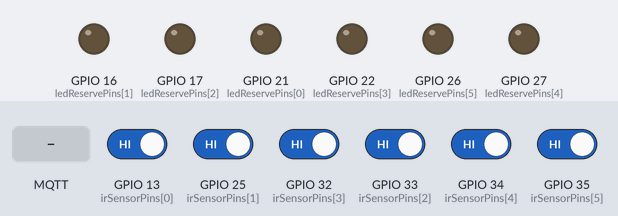
The sketch below on a simulated ESP32. Parts: output pins drawn as LEDs (lit = HIGH). The inputs (shaded band) are chosen by the test bench; at power-on: GPIO 13 (irSensorPins[0]), GPIO 25 (irSensorPins[1]), GPIO 32 (irSensorPins[3]), GPIO 33 (irSensorPins[2]), GPIO 34 (irSensorPins[4]), GPIO 35 (irSensorPins[5]) HIGH. WiFi joins after 1.5 s; servers stay silent unless stated; random numbers use the default seed unless the sketch sets one; no MQTT or app messages arrive unless stated; what the sketch prints to the serial monitor is not drawn.

Above: at 2.7 s.
2.8 s: MQTT message "true" arrives on the first subscribed topic
At 3.4 s:
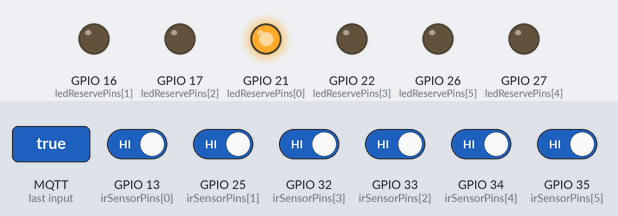
4.3 s: MQTT message "true" arrives on the second subscribed topic
At 4.6 s:
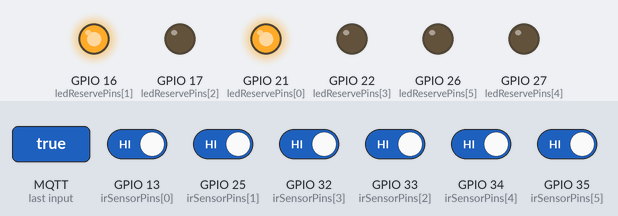
5.8 s: MQTT message "1" arrives on the first subscribed topic
At 6.9 s:
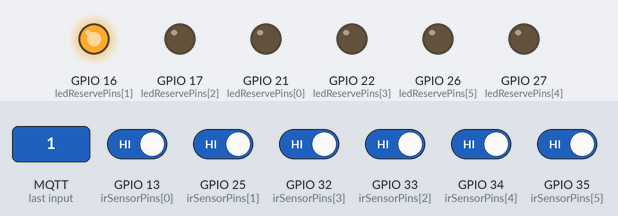
7.3 s: MQTT message "true" arrives on the third subscribed topic
At 8.0 s:
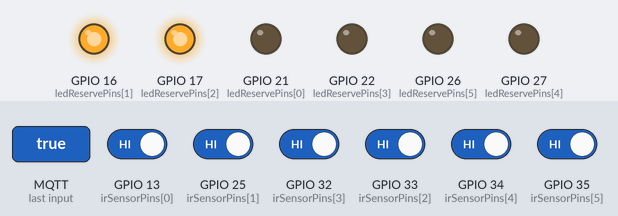
8.8 s: MQTT message "1" arrives on the second subscribed topic
At 9.2 s:
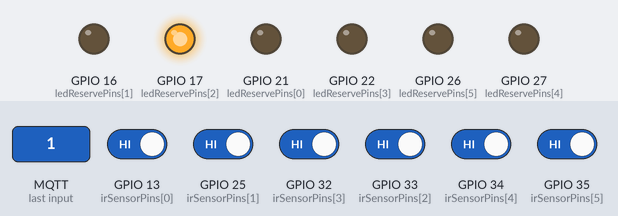
10.3 s: MQTT message "1" arrives on the third subscribed topic
At 11.5 s:
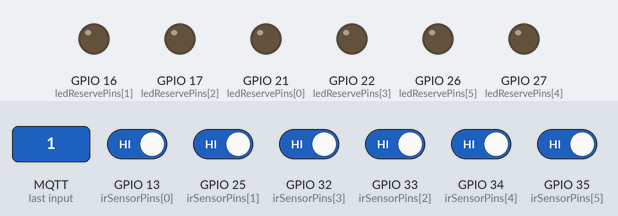
Timing chart, 0 to 12.8 s (numbered marks = the images above; inputs shaded):
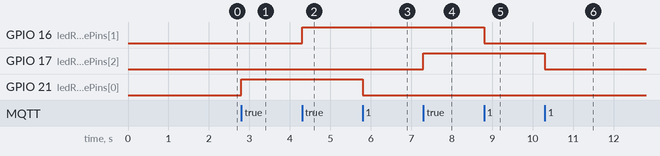

Measured:
- after the input at 2.8 s, GPIO 21 (ledReservePins[0]): LOW → HIGH at once
- after the input at 4.3 s, GPIO 16 (ledReservePins[1]): LOW → HIGH at once
- after the input at 5.8 s, GPIO 21 (ledReservePins[0]): HIGH → LOW at once
- after the input at 7.3 s, GPIO 17 (ledReservePins[2]): LOW → HIGH at once
- after the input at 8.8 s, GPIO 16 (ledReservePins[1]): HIGH → LOW at once
- after the input at 10.3 s, GPIO 17 (ledReservePins[2]): HIGH → LOW at once

The sketch:

seatsSensor.ino
```cpp
#include <WiFi.h>
#include <PubSubClient.h>

// 🔧 Configuración WiFi
const char* ssid = "UA-Alumnos";
const char* password = "41umn05WLC";

// 🔧 Configuración MQTT
const char* mqtt_server = "100.28.15.22";
const int mqtt_port = 1883;

// Configuración del tren
const int trainId = 1;
const int railcarNumber = 1;

// Cantidad de asientos a manejar
const int numSeats = 6;

// Pines de sensores y LEDs (ajustá a tu wiring real)
const int irSensorPins[numSeats] = {13, 25, 33, 32, 34, 35};
const int ledReservePins[numSeats] = { 21,16 ,17, 22, 27 , 26};

// Topics MQTT
char statusTopics[numSeats][50];
char reserveTopics[numSeats][50];

WiFiClient espClient;
PubSubClient client(espClient);

void setup_wifi() {
  Serial.print("Connecting to WiFi...");
  WiFi.begin(ssid, password);
  while (WiFi.status() != WL_CONNECTED) {
    delay(500);
    Serial.print(".");
  }
  Serial.println("WiFi connected");
}

void callback(char* topic, byte* payload, unsigned int length) {
  String message = "";
  for (unsigned int i = 0; i < length; i++) {
    message += (char)payload[i];
  }

  for (int i = 0; i < numSeats; i++) {
    if (String(topic) == String(reserveTopics[i])) {
      digitalWrite(ledReservePins[i], message == "true" ? HIGH : LOW);
      Serial.printf("💡 Seat %d → Reserve LED %s\n", i + 1, message == "true" ? "ON" : "OFF");
    }
  }
}

void reconnect() {
  while (!client.connected()) {
    Serial.print("Connecting to MQTT...");
    String clientId = "ESP32-" + String(random(0xffff), HEX);
    if (client.connect(clientId.c_str())) {
      Serial.println("MQTT connected");
      for (int i = 0; i < numSeats; i++) {
        client.subscribe(reserveTopics[i]);
        Serial.printf("Subscribed to %s\n", reserveTopics[i]);
      }
    } else {
      Serial.print("Failed, rc=");
      Serial.print(client.state());
      Serial.println(" retrying in 5s...");
      delay(5000);
    }
  }
}

void setup() {
  Serial.begin(115200);

  // Inicializar pines
  for (int i = 0; i < numSeats; i++) {
    pinMode(irSensorPins[i], INPUT);
    pinMode(ledReservePins[i], OUTPUT);

    // Generar topics
    int seatNumber = i + 1;
    sprintf(statusTopics[i], "train/%d/seat/%d-%d/status", trainId, railcarNumber, seatNumber);
    sprintf(reserveTopics[i], "train/%d/seat/%d-%d/reserve", trainId, railcarNumber, seatNumber);
  }

  setup_wifi();
  client.setServer(mqtt_server, mqtt_port);
  client.setCallback(callback);
}

void loop() {
  if (!client.connected()) {
    reconnect();
  }
  client.loop();

  // Publicar estado de cada sensor cada 5 segundos
  static unsigned long lastPublish = 0;
  if (millis() - lastPublish > 1000) {
    for (int i = 0; i < numSeats; i++) {
      bool isOccupied = digitalRead(irSensorPins[i]) == LOW;
      const char* payload = isOccupied ? "1" : "0";
      client.publish(statusTopics[i], payload);
      Serial.printf("Seat %d → %s: %s\n", i + 1, statusTopics[i], payload);
    }
    Serial.println("__________________________________");
    lastPublish = millis();
  }
}
```
